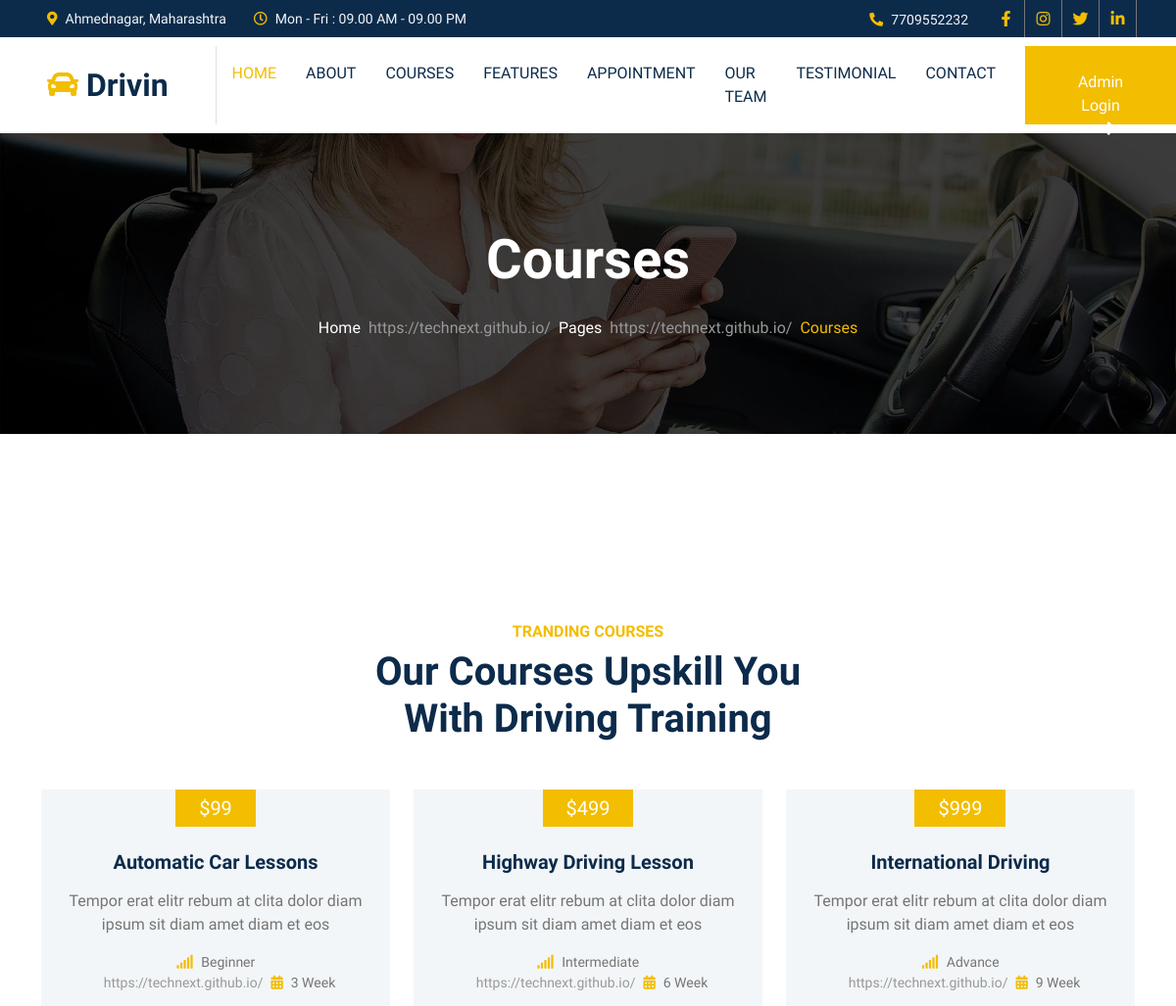
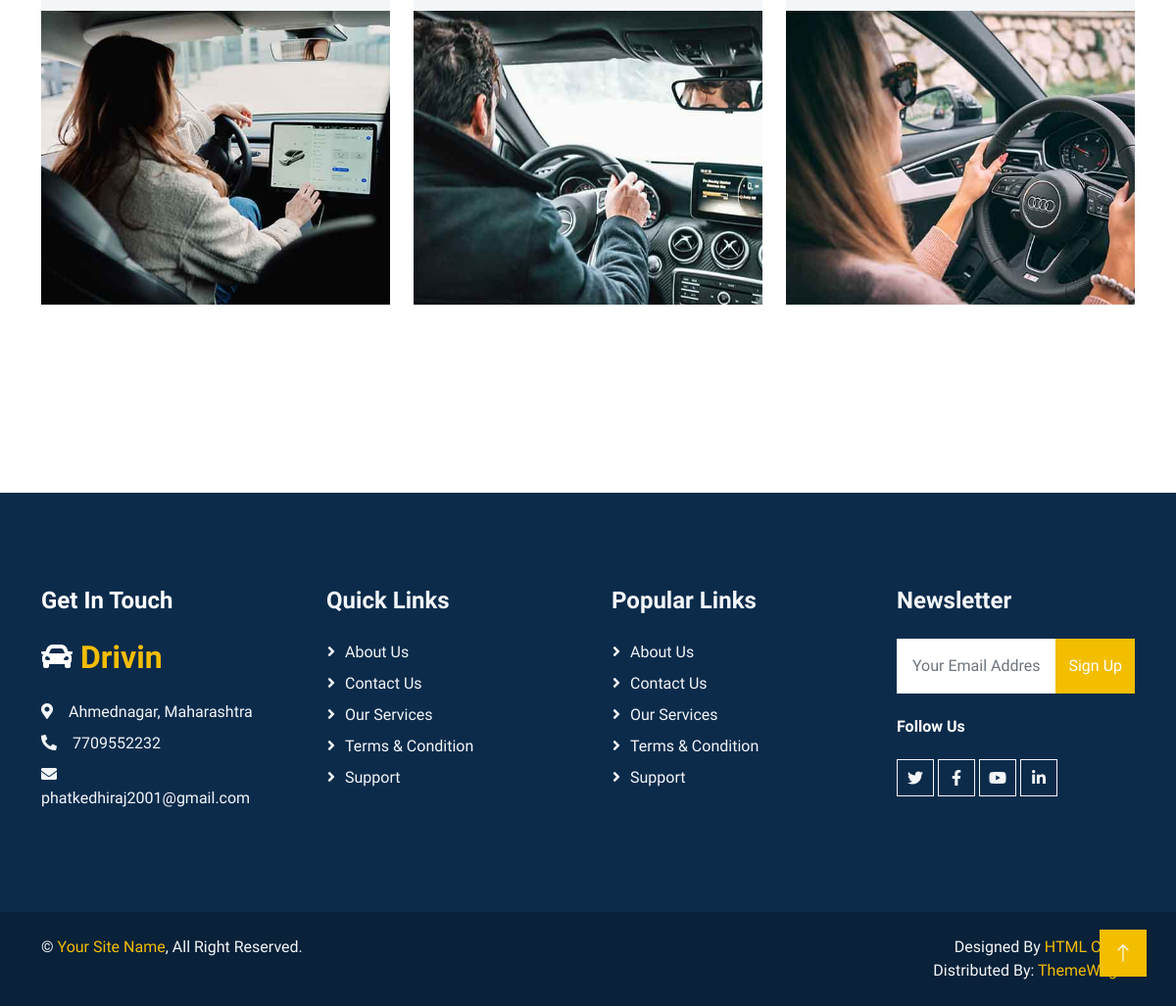
/courses.php, run on the app's committed database (2 pictures, top to bottom).
### tables this page shows
CREATE TABLE `contact_details` (
  `c_id` int(11) NOT NULL,
  `c_address` text NOT NULL,
  `c_timing` text NOT NULL,
  `c_mobile` varchar(10) NOT NULL,
  `c_email` text NOT NULL,
  `f_Link` text NOT NULL,
  `i_Link` text NOT NULL,
  `t_Link` text NOT NULL,
  `y_Link` text NOT NULL,
  `c_map` text NOT NULL,
  `l_Link` text NOT NULL
);

CREATE TABLE `courses` (
  `c_id` int(11) NOT NULL,
  `c_title` text NOT NULL,
  `c_desc` text NOT NULL,
  `c_price` text NOT NULL,
  `c_type` text NOT NULL,
  `c_duration` text NOT NULL,
  `c_img` text NOT NULL
);

### courses.php (the view, shortened to what this page needs)
<?php
include ('head.php');
include ('nav.php');
?>
    <div class="container-fluid page-header py-6 my-6 mt-0 wow fadeIn" data-wow-delay="0.1s">
        <div class="container text-center">
            <h1 class="display-4 text-white animated slideInDown mb-4">Courses</h1>
            <nav aria-label="breadcrumb animated slideInDown">
                <ol class="breadcrumb justify-content-center mb-0">
                    <li class="breadcrumb-item"><a class="text-white" href="#">Home</a></li>
                    <li class="breadcrumb-item"><a class="text-white" href="#">Pages</a></li>
                    <li class="breadcrumb-item text-primary active" aria-current="page">Courses</li>
                </ol>
            </nav>
        </div>
    </div>
    <div class="container-xxl py-6">
        <div class="container">
            <div class="text-center mx-auto mb-5 wow fadeInUp" data-wow-delay="0.1s" style="max-width: 500px;">
                <h6 class="text-primary text-uppercase mb-2">Tranding Courses</h6>
                <h1 class="display-6 mb-4">Our Courses Upskill You With Driving Training</h1>
            </div>
            <div class="row g-4 justify-content-center">
                <?php
                $query="SELECT * from courses";
                $fire=mysqli_query($conn,$query);
                while ($row=mysqli_fetch_assoc($fire)) {
                ?>
                <div class="col-lg-4 col-md-6 wow fadeInUp" data-wow-delay="0.1s">
                    <div class="courses-item d-flex flex-column bg-light overflow-hidden h-100">
                        <div class="text-center p-4 pt-0">
                            <div class="d-inline-block bg-primary text-white fs-5 py-1 px-4 mb-4"><?=$row['c_price'];?></div>
                            <h5 class="mb-3"><?=$row['c_title'];?></h5>
                            <p><?=$row['c_desc'];?></p>
                            <ol class="breadcrumb justify-content-center mb-0">
                                <li class="breadcrumb-item small"><i class="fa fa-signal text-primary me-2"></i><?=$row['c_type'];?></li>
                                <li class="breadcrumb-item small"><i class="fa fa-calendar-alt text-primary me-2"></i><?=$row['c_duration'];?></li>
                            </ol>
                        </div>
                        <div class="position-relative mt-auto">
                            <img class="img-fluid" src="admin/upload/<?=$row['c_img'];?>" style="height:300px; width:100%" alt="">
                        </div>
                    </div>
                </div>
                <?php
                }
                ?>
            </div>
        </div>
    </div>
<?php
include ('footer.php');
?>

### nav.php (shortened to what this page needs)
<?php
include "conn.php";
$query="SELECT * FROM contact_details";
$fire=mysqli_query($conn,$query);
$contact_details=mysqli_fetch_assoc($fire);
?>
<div class="container-fluid bg-dark text-light p-0">
        <div class="row gx-0 d-none d-lg-flex">
            <div class="col-lg-7 px-5 text-start">
                <div class="h-100 d-inline-flex align-items-center me-4">
                    <small class="fa fa-map-marker-alt text-primary me-2"></small>
                    <small><?=$contact_details['c_address'];?></small>
                </div>
                <div class="h-100 d-inline-flex align-items-center">
                    <small class="far fa-clock text-primary me-2"></small>
                    <small><?=$contact_details['c_timing'];?></small>
                </div>
            </div>
            <div class="col-lg-5 px-5 text-end">
                <div class="h-100 d-inline-flex align-items-center me-4">
                    <small class="fa fa-phone-alt text-primary me-2"></small>
                    <small><?=$contact_details['c_mobile'];?></small>
                </div>
                <div class="h-100 d-inline-flex align-items-center mx-n2">
                    <a class="btn btn-square btn-link rounded-0 border-0 border-end border-secondary" href="<?=$contact_details['f_Link'];?>"><i class="fab fa-facebook-f"></i></a>
                    <a class="btn btn-square btn-link rounded-0 border-0 border-end border-secondary" href="<?=$contact_details['i_Link'];?>"><i class="fab fa-instagram"></i></a>
                    <a class="btn btn-square btn-link rounded-0 border-0 border-end border-secondary" href="<?=$contact_details['t_Link'];?>"><i class="fab fa-twitter"></i></a>
                    <a class="btn btn-square btn-link rounded-0 border-0 border-end border-secondary" href="<?=$contact_details['l_Link'];?>"><i class="fab fa-linkedin-in"></i></a>
                </div>
            </div>
        </div>
    </div>
    <nav class="navbar navbar-expand-lg bg-white navbar-light sticky-top p-0">
        <a href="index.php" class="navbar-brand d-flex align-items-center border-end px-4 px-lg-5">
            <h2 class="m-0"><i class="fa fa-car text-primary me-2"></i>Drivin</h2>
        </a>
        <div class="collapse navbar-collapse" id="navbarCollapse">
            <div class="navbar-nav ms-auto p-4 p-lg-0">
                <a href="index.php" class="nav-item nav-link active">Home</a>
                <a href="about.php" class="nav-item nav-link">About</a>
                <a href="courses.php" class="nav-item nav-link">Courses</a>
                <a href="feature.php" class="nav-item nav-link">Features</a>
                <a href="appointment.php" class="nav-item nav-link">Appointment</a>
                <a href="team.php" class="nav-item nav-link">Our Team</a>
                <a href="testimonial.php" class="nav-item nav-link">Testimonial</a>
                <a href="contact.php" class="nav-item nav-link">Contact</a>
            </div>
            <a href="admin.php" class="btn btn-primary py-4 px-lg-5 d-none d-lg-block">Admin Login<i class="fa fa-arrow-right ms-3"></i></a>
        </div>
    </nav>

### footer.php (shortened to what this page needs)
<div class="container-fluid bg-dark text-light footer my-6 mb-0 py-6 wow fadeIn" data-wow-delay="0.1s">
        <div class="container">
            <div class="row g-5">
                <div class="col-lg-3 col-md-6">
                    <h4 class="text-white mb-4">Get In Touch</h4>
                    <h2 class="text-primary mb-4"><i class="fa fa-car text-white me-2"></i>Drivin</h2>
                    <p class="mb-2"><i class="fa fa-map-marker-alt me-3"></i><?=$contact_details['c_address']?></p>
                    <p class="mb-2"><i class="fa fa-phone-alt me-3"></i><?=$contact_details['c_mobile']?></p>
                    <p class="mb-2"><i class="fa fa-envelope me-3"></i><?=$contact_details['c_email']?></p>
                </div>
                <div class="col-lg-3 col-md-6">
                    <h4 class="text-light mb-4">Quick Links</h4>
                    <a class="btn btn-link" href="#">About Us</a>
                    <a class="btn btn-link" href="#">Contact Us</a>
                    <a class="btn btn-link" href="#">Our Services</a>
                    <a class="btn btn-link" href="#">Terms & Condition</a>
                    <a class="btn btn-link" href="#">Support</a>
                </div>
                <div class="col-lg-3 col-md-6">
                    <h4 class="text-light mb-4">Popular Links</h4>
                    <a class="btn btn-link" href="#">About Us</a>
                    <a class="btn btn-link" href="#">Contact Us</a>
                    <a class="btn btn-link" href="#">Our Services</a>
                    <a class="btn btn-link" href="#">Terms & Condition</a>
                    <a class="btn btn-link" href="#">Support</a>
                </div>
                <div class="col-lg-3 col-md-6">
                    <h4 class="text-light mb-4">Newsletter</h4>
                    <form action="#">
                        <div class="input-group">
                            <input type="text" class="form-control p-3 border-0" placeholder="Your Email Address">
                            <button class="btn btn-primary">Sign Up</button>
                        </div>
                    </form>
                    <h6 class="text-white mt-4 mb-3">Follow Us</h6>
                    <div class="d-flex pt-2">
                        <a class="btn btn-square btn-outline-light me-1" href="<?=$contact_details['t_Link']?>"><i class="fab fa-twitter"></i></a>
                        <a class="btn btn-square btn-outline-light me-1" href="<?=$contact_details['f_Link']?>"><i class="fab fa-facebook-f"></i></a>
                        <a class="btn btn-square btn-outline-light me-1" href="<?=$contact_details['y_Link']?>"><i class="fab fa-youtube"></i></a>
                        <a class="btn btn-square btn-outline-light me-0" href="<?=$contact_details['y_Link']?>"><i class="fab fa-linkedin-in"></i></a>
                    </div>
                </div>
            </div>
        </div>
    </div>
      <div class="container-fluid copyright text-light py-4 wow fadeIn" data-wow-delay="0.1s">
        <div class="container">
            <div class="row">
                <div class="col-md-6 text-center text-md-start mb-3 mb-md-0">
                    &copy; <a href="#">Your Site Name</a>, All Right Reserved.
                </div>
                <div class="col-md-6 text-center text-md-end">
                    Designed By <a href="https://htmlcodex.com/">HTML Codex</a>
                    <br>Distributed By: <a href="https://themewagon.com/" target="_blank">ThemeWagon</a>
                </div>
            </div>
        </div>
    </div>
    <a href="#" class="btn btn-lg btn-primary btn-lg-square back-to-top"><i class="bi bi-arrow-up"></i></a>
</body>
</html>

### css/style.css (style rules this page uses)
:root { --primary: #F3BD00; --secondary: #757575; --light: #F3F6F8; --dark: #0C2B4B; }
.py-6 { padding-top: 6rem; padding-bottom: 6rem; }
.my-6 { margin-top: 6rem; margin-bottom: 6rem; }
.back-to-top { position: fixed; display: none; right: 30px; bottom: 30px; z-index: 99; }
.btn { font-weight: 500; transition: .5s; }
.btn.btn-primary, .btn.btn-outline-primary:hover { color: #FFFFFF; }
.btn-square { width: 38px; height: 38px; }
.btn-lg-square { width: 48px; height: 48px; }
.btn-square, .btn-sm-square, .btn-lg-square { padding: 0; display: flex; align-items: center; justify-content: center; font-weight: normal; }
.navbar.sticky-top { top: -100px; transition: .5s; }
.navbar .navbar-brand, .navbar a.btn { height: 80px }
.navbar .navbar-nav .nav-link { margin-right: 30px; padding: 25px 0; color: var(--dark); font-weight: 500; text-transform: uppercase; outline: none; }
.navbar .navbar-nav .nav-link:hover, .navbar .navbar-nav .nav-link.active { color: var(--primary); }
.page-header { background: linear-gradient(rgba(0, 0, 0, .75), rgba(0, 0, 0, .75)), url(../img/carousel-1.jpg) center center no-repeat; background-size: cover; }
.breadcrumb-item+.breadcrumb-item::before { color: #999999; }
.footer .btn.btn-link { display: block; margin-bottom: 5px; padding: 0; text-align: left; color: var(--light); font-weight: normal; text-transform: capitalize; transition: .3s; }
.footer .btn.btn-link::before { position: relative; content: "\f105"; font-family: "Font Awesome 5 Free"; font-weight: 900; color: var(--light); margin-right: 10px; }
.copyright { background: #092139; }
.copyright a { color: var(--primary); }

### data on the page
contact_details: c_address "Ahmednagar, Maharashtra", c_timing "Mon - Fri : 09.00 AM - 09.00 PM", c_mobile "7709552232", c_email "phatkedhiraj2001@gmail.com"
courses: c_price "$99", c_title "Automatic Car Lessons", c_desc "Tempor erat elitr rebum at clita dolor diam ipsum sit diam amet diam et eos", c_type "Beginner", c_duration "3 Week", c_img (picture)
courses: c_price "$499", c_title "Highway Driving Lesson", c_desc "Tempor erat elitr rebum at clita dolor diam ipsum sit diam amet diam et eos", c_type "Intermediate", c_duration "6 Week", c_img (picture)
courses: c_price "$999", c_title "International Driving", c_desc "Tempor erat elitr rebum at clita dolor diam ipsum sit diam amet diam et eos", c_type "Advance", c_duration "9 Week", c_img (picture)
